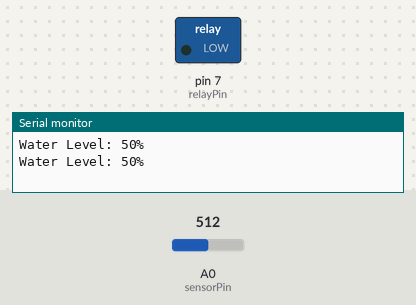
Simulated run of this sketch. Board: Arduino Uno, built with avr-gcc and run on an emulated ATmega328P. Parts: switched loads named in the sketch (green lamp = pin HIGH), the last lines printed to the serial monitor. The test bench sets the inputs (shaded band); at power-on: A0 (sensorPin) = 512.

Above: at 1.8 s.
1.9 s: A0 (sensorPin) set to 905
3.4 s: A0 (sensorPin) set to 938
At 5.1 s:
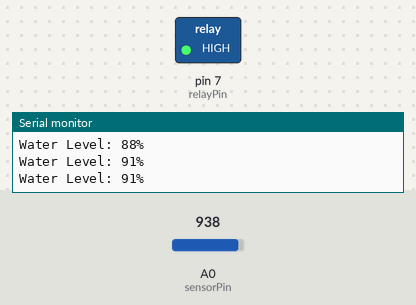
5.5 s: A0 (sensorPin) set to 124
7.2 s: A0 (sensorPin) set to 106
At 9.2 s:
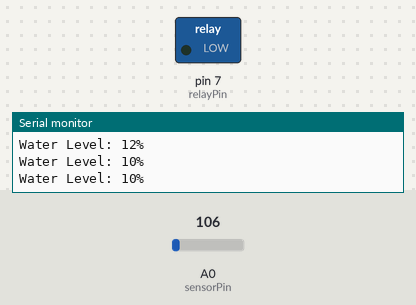
9.5 s: A0 (sensorPin) set to 1023
At 10.9 s:
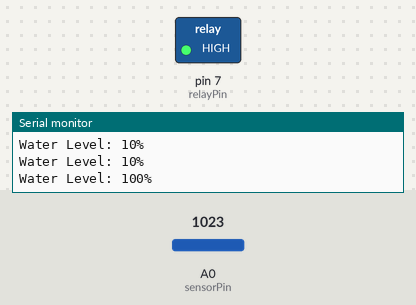
Timing chart, 0 to 12.5 s (numbered marks = the images above; inputs shaded):
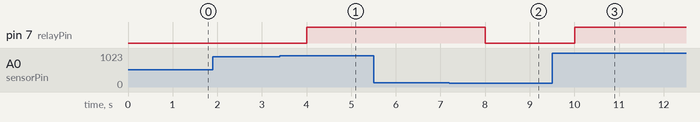

The sketch:

atmoshpheric_water_generator_tank_module.ino
```cpp
const int sensorPin = A0;  // Analog pin for water level sensor
const int relayPin = 7;    // Digital pin for relay

const int maxLevel = 1023;  // Maximum sensor reading (adjust as needed)
const int minLevel = 0;     // Minimum sensor reading

bool draining = false;

void setup() {
    pinMode(relayPin, OUTPUT);
    digitalWrite(relayPin, LOW); // Ensure relay is off initially
    Serial.begin(9600);
}

void loop() {
    int sensorValue = analogRead(sensorPin);
    int waterLevel = map(sensorValue, minLevel, maxLevel, 0, 100); // Convert to percentage

    Serial.print("Water Level: ");
    Serial.print(waterLevel);
    Serial.println("%");

    if (!draining && waterLevel >= 90) {
        digitalWrite(relayPin, HIGH); // Turn relay ON
        draining = true;
    }

    if (draining && waterLevel <= 10) {
        digitalWrite(relayPin, LOW); // Turn relay OFF
        draining = false;
    }

    delay(1000); // Delay for stability
}
```

Measured:
- the behaviour switches between 920 and 921 on A0 (sensorPin) (found by bisection; images 0 and 1)
- the behaviour switches between 113 and 112 on A0 (sensorPin) (found by bisection; images 1 and 2)
- after the input at 3.4 s, pin 7 (relayPin): LOW → HIGH after 0.60 s
- after the input at 7.2 s, pin 7 (relayPin): HIGH → LOW after 0.80 s
- after the input at 9.5 s, pin 7 (relayPin): LOW → HIGH after 0.50 s
